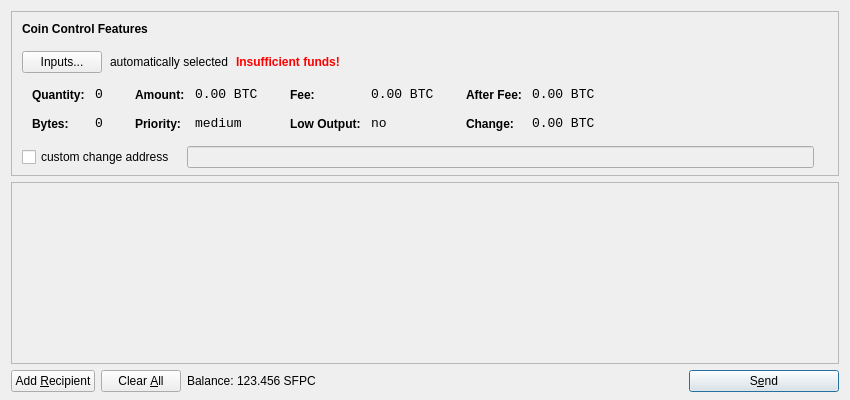
<?xml version="1.0" encoding="UTF-8"?>
<ui version="4.0">
 <class>SendCoinsDialog</class>
 <widget class="QDialog" name="SendCoinsDialog">
  <property name="geometry">
   <rect>
    <x>0</x>
    <y>0</y>
    <width>850</width>
    <height>400</height>
   </rect>
  </property>
  <property name="windowTitle">
   <string>Send Coins</string>
  </property>
  <layout class="QVBoxLayout" name="verticalLayout" stretch="0,1,0">
   <property name="bottomMargin">
    <number>8</number>
   </property>
   <item>
    <widget class="QFrame" name="frameCoinControl">
     <property name="sizePolicy">
      <sizepolicy hsizetype="Expanding" vsizetype="Expanding">
       <horstretch>0</horstretch>
       <verstretch>0</verstretch>
      </sizepolicy>
     </property>
     <property name="maximumSize">
      <size>
       <width>16777215</width>
       <height>16777215</height>
      </size>
     </property>
     <property name="frameShape">
      <enum>QFrame::StyledPanel</enum>
     </property>
     <property name="frameShadow">
      <enum>QFrame::Sunken</enum>
     </property>
     <layout class="QVBoxLayout" name="verticalLayoutCoinControl2">
      <property name="spacing">
       <number>-1</number>
      </property>
      <property name="leftMargin">
       <number>0</number>
      </property>
      <property name="topMargin">
       <number>0</number>
      </property>
      <property name="rightMargin">
       <number>0</number>
      </property>
      <property name="bottomMargin">
       <number>6</number>
      </property>
      <item>
       <layout class="QVBoxLayout" name="verticalLayoutCoinControl" stretch="0,0,0,0,1">
        <property name="spacing">
         <number>0</number>
        </property>
        <property name="leftMargin">
         <number>10</number>
        </property>
        <property name="topMargin">
         <number>10</number>
        </property>
        <item>
         <layout class="QHBoxLayout" name="horizontalLayoutCoinControl1">
          <property name="bottomMargin">
           <number>15</number>
          </property>
          <item>
           <widget class="QLabel" name="labelCoinControlFeatures">
            <property name="sizePolicy">
             <sizepolicy hsizetype="Preferred" vsizetype="Maximum">
              <horstretch>0</horstretch>
              <verstretch>0</verstretch>
             </sizepolicy>
            </property>
            <property name="font">
             <font>
              <weight>75</weight>
              <bold>true</bold>
             </font>
            </property>
            <property name="styleSheet">
             <string notr="true">font-weight:bold;</string>
            </property>
            <property name="text">
             <string>Coin Control Features</string>
            </property>
           </widget>
          </item>
         </layout>
        </item>
        <item>
         <layout class="QHBoxLayout" name="horizontalLayoutCoinControl2" stretch="0,0,0,0">
          <property name="spacing">
           <number>8</number>
          </property>
          <property name="bottomMargin">
           <number>10</number>
          </property>
          <item>
           <widget class="QPushButton" name="pushButtonCoinControl">
            <property name="styleSheet">
             <string notr="true"/>
            </property>
            <property name="text">
             <string>Inputs...</string>
            </property>
           </widget>
          </item>
          <item>
           <widget class="QLabel" name="labelCoinControlAutomaticallySelected">
            <property name="text">
             <string>automatically selected</string>
            </property>
            <property name="margin">
             <number>5</number>
            </property>
           </widget>
          </item>
          <item>
           <widget class="QLabel" name="labelCoinControlInsuffFunds">
            <property name="font">
             <font>
              <weight>75</weight>
              <bold>true</bold>
             </font>
            </property>
            <property name="styleSheet">
             <string notr="true">color:red;font-weight:bold;</string>
            </property>
            <property name="text">
             <string>Insufficient funds!</string>
            </property>
            <property name="margin">
             <number>5</number>
            </property>
           </widget>
          </item>
          <item>
           <spacer name="horizontalSpacerCoinControl">
            <property name="orientation">
             <enum>Qt::Horizontal</enum>
            </property>
            <property name="sizeHint" stdset="0">
             <size>
              <width>40</width>
              <height>1</height>
             </size>
            </property>
           </spacer>
          </item>
         </layout>
        </item>
        <item>
         <widget class="QWidget" name="widgetCoinControl" native="true">
          <property name="sizePolicy">
           <sizepolicy hsizetype="Preferred" vsizetype="Preferred">
            <horstretch>0</horstretch>
            <verstretch>0</verstretch>
           </sizepolicy>
          </property>
          <property name="minimumSize">
           <size>
            <width>0</width>
            <height>0</height>
           </size>
          </property>
          <property name="styleSheet">
           <string notr="true"/>
          </property>
          <layout class="QHBoxLayout" name="horizontalLayoutCoinControl5">
           <property name="margin">
            <number>0</number>
           </property>
           <item>
            <layout class="QHBoxLayout" name="horizontalLayoutCoinControl3" stretch="0,0,0,1">
             <property name="spacing">
              <number>20</number>
             </property>
             <property name="topMargin">
              <number>0</number>
             </property>
             <property name="bottomMargin">
              <number>10</number>
             </property>
             <item>
              <layout class="QFormLayout" name="formLayoutCoinControl1">
               <property name="horizontalSpacing">
                <number>10</number>
               </property>
               <property name="verticalSpacing">
                <number>14</number>
               </property>
               <property name="leftMargin">
                <number>10</number>
               </property>
               <property name="topMargin">
                <number>4</number>
               </property>
               <property name="rightMargin">
                <number>6</number>
               </property>
               <item row="0" column="0">
                <widget class="QLabel" name="labelCoinControlQuantityText">
                 <property name="styleSheet">
                  <string notr="true">font-weight:bold;</string>
                 </property>
                 <property name="text">
                  <string>Quantity:</string>
                 </property>
                 <property name="margin">
                  <number>0</number>
                 </property>
                </widget>
               </item>
               <item row="0" column="1">
                <widget class="QLabel" name="labelCoinControlQuantity">
                 <property name="font">
                  <font>
                   <family>Monospace</family>
                   <pointsize>10</pointsize>
                  </font>
                 </property>
                 <property name="cursor">
                  <cursorShape>IBeamCursor</cursorShape>
                 </property>
                 <property name="contextMenuPolicy">
                  <enum>Qt::ActionsContextMenu</enum>
                 </property>
                 <property name="text">
                  <string notr="true">0</string>
                 </property>
                 <property name="margin">
                  <number>0</number>
                 </property>
                 <property name="textInteractionFlags">
                  <set>Qt::LinksAccessibleByMouse|Qt::TextSelectableByKeyboard|Qt::TextSelectableByMouse</set>
                 </property>
                </widget>
               </item>
               <item row="1" column="0">
                <widget class="QLabel" name="labelCoinControlBytesText">
                 <property name="styleSheet">
                  <string notr="true">font-weight:bold;</string>
                 </property>
                 <property name="text">
                  <string>Bytes:</string>
                 </property>
                </widget>
               </item>
               <item row="1" column="1">
                <widget class="QLabel" name="labelCoinControlBytes">
                 <property name="font">
                  <font>
                   <family>Monospace</family>
                   <pointsize>10</pointsize>
                  </font>
                 </property>
                 <property name="cursor">
                  <cursorShape>IBeamCursor</cursorShape>
                 </property>
                 <property name="contextMenuPolicy">
                  <enum>Qt::ActionsContextMenu</enum>
                 </property>
                 <property name="text">
                  <string notr="true">0</string>
                 </property>
                 <property name="textInteractionFlags">
                  <set>Qt::LinksAccessibleByMouse|Qt::TextSelectableByKeyboard|Qt::TextSelectableByMouse</set>
                 </property>
                </widget>
               </item>
              </layout>
             </item>
             <item>
              <layout class="QFormLayout" name="formLayoutCoinControl2">
               <property name="horizontalSpacing">
                <number>10</number>
               </property>
               <property name="verticalSpacing">
                <number>14</number>
               </property>
               <property name="leftMargin">
                <number>6</number>
               </property>
               <property name="topMargin">
                <number>4</number>
               </property>
               <property name="rightMargin">
                <number>6</number>
               </property>
               <item row="0" column="0">
                <widget class="QLabel" name="labelCoinControlAmountText">
                 <property name="styleSheet">
                  <string notr="true">font-weight:bold;</string>
                 </property>
                 <property name="text">
                  <string>Amount:</string>
                 </property>
                 <property name="margin">
                  <number>0</number>
                 </property>
                </widget>
               </item>
               <item row="0" column="1">
                <widget class="QLabel" name="labelCoinControlAmount">
                 <property name="font">
                  <font>
                   <family>Monospace</family>
                   <pointsize>10</pointsize>
                  </font>
                 </property>
                 <property name="cursor">
                  <cursorShape>IBeamCursor</cursorShape>
                 </property>
                 <property name="contextMenuPolicy">
                  <enum>Qt::ActionsContextMenu</enum>
                 </property>
                 <property name="text">
                  <string notr="true">0.00 BTC</string>
                 </property>
                 <property name="textInteractionFlags">
                  <set>Qt::LinksAccessibleByMouse|Qt::TextSelectableByKeyboard|Qt::TextSelectableByMouse</set>
                 </property>
                </widget>
               </item>
               <item row="1" column="0">
                <widget class="QLabel" name="labelCoinControlPriorityText">
                 <property name="styleSheet">
                  <string notr="true">font-weight:bold;</string>
                 </property>
                 <property name="text">
                  <string>Priority:</string>
                 </property>
                </widget>
               </item>
               <item row="1" column="1">
                <widget class="QLabel" name="labelCoinControlPriority">
                 <property name="font">
                  <font>
                   <family>Monospace</family>
                   <pointsize>10</pointsize>
                  </font>
                 </property>
                 <property name="cursor">
                  <cursorShape>IBeamCursor</cursorShape>
                 </property>
                 <property name="contextMenuPolicy">
                  <enum>Qt::ActionsContextMenu</enum>
                 </property>
                 <property name="text">
                  <string>medium</string>
                 </property>
                 <property name="textInteractionFlags">
                  <set>Qt::LinksAccessibleByMouse|Qt::TextSelectableByKeyboard|Qt::TextSelectableByMouse</set>
                 </property>
                </widget>
               </item>
              </layout>
             </item>
             <item>
              <layout class="QFormLayout" name="formLayoutCoinControl3">
               <property name="horizontalSpacing">
                <number>10</number>
               </property>
               <property name="verticalSpacing">
                <number>14</number>
               </property>
               <property name="leftMargin">
                <number>6</number>
               </property>
               <property name="topMargin">
                <number>4</number>
               </property>
               <property name="rightMargin">
                <number>6</number>
               </property>
               <item row="0" column="0">
                <widget class="QLabel" name="labelCoinControlFeeText">
                 <property name="styleSheet">
                  <string notr="true">font-weight:bold;</string>
                 </property>
                 <property name="text">
                  <string>Fee:</string>
                 </property>
                 <property name="margin">
                  <number>0</number>
                 </property>
                </widget>
               </item>
               <item row="0" column="1">
                <widget class="QLabel" name="labelCoinControlFee">
                 <property name="font">
                  <font>
                   <family>Monospace</family>
                   <pointsize>10</pointsize>
                  </font>
                 </property>
                 <property name="cursor">
                  <cursorShape>IBeamCursor</cursorShape>
                 </property>
                 <property name="contextMenuPolicy">
                  <enum>Qt::ActionsContextMenu</enum>
                 </property>
                 <property name="text">
                  <string notr="true">0.00 BTC</string>
                 </property>
                 <property name="textInteractionFlags">
                  <set>Qt::LinksAccessibleByMouse|Qt::TextSelectableByKeyboard|Qt::TextSelectableByMouse</set>
                 </property>
                </widget>
               </item>
               <item row="1" column="0">
                <widget class="QLabel" name="labelCoinControlLowOutputText">
                 <property name="styleSheet">
                  <string notr="true">font-weight:bold;</string>
                 </property>
                 <property name="text">
                  <string>Low Output:</string>
                 </property>
                </widget>
               </item>
               <item row="1" column="1">
                <widget class="QLabel" name="labelCoinControlLowOutput">
                 <property name="font">
                  <font>
                   <family>Monospace</family>
                   <pointsize>10</pointsize>
                  </font>
                 </property>
                 <property name="cursor">
                  <cursorShape>IBeamCursor</cursorShape>
                 </property>
                 <property name="contextMenuPolicy">
                  <enum>Qt::ActionsContextMenu</enum>
                 </property>
                 <property name="text">
                  <string>no</string>
                 </property>
                 <property name="textInteractionFlags">
                  <set>Qt::LinksAccessibleByMouse|Qt::TextSelectableByKeyboard|Qt::TextSelectableByMouse</set>
                 </property>
                </widget>
               </item>
              </layout>
             </item>
             <item>
              <layout class="QFormLayout" name="formLayoutCoinControl4">
               <property name="horizontalSpacing">
                <number>10</number>
               </property>
               <property name="verticalSpacing">
                <number>14</number>
               </property>
               <property name="leftMargin">
                <number>6</number>
               </property>
               <property name="topMargin">
                <number>4</number>
               </property>
               <property name="rightMargin">
                <number>6</number>
               </property>
               <item row="0" column="0">
                <widget class="QLabel" name="labelCoinControlAfterFeeText">
                 <property name="styleSheet">
                  <string notr="true">font-weight:bold;</string>
                 </property>
                 <property name="text">
                  <string>After Fee:</string>
                 </property>
                 <property name="margin">
                  <number>0</number>
                 </property>
                </widget>
               </item>
               <item row="0" column="1">
                <widget class="QLabel" name="labelCoinControlAfterFee">
                 <property name="font">
                  <font>
                   <family>Monospace</family>
                   <pointsize>10</pointsize>
                  </font>
                 </property>
                 <property name="cursor">
                  <cursorShape>IBeamCursor</cursorShape>
                 </property>
                 <property name="contextMenuPolicy">
                  <enum>Qt::ActionsContextMenu</enum>
                 </property>
                 <property name="text">
                  <string notr="true">0.00 BTC</string>
                 </property>
                 <property name="textInteractionFlags">
                  <set>Qt::LinksAccessibleByMouse|Qt::TextSelectableByKeyboard|Qt::TextSelectableByMouse</set>
                 </property>
                </widget>
               </item>
               <item row="1" column="0">
                <widget class="QLabel" name="labelCoinControlChangeText">
                 <property name="styleSheet">
                  <string notr="true">font-weight:bold;</string>
                 </property>
                 <property name="text">
                  <string>Change:</string>
                 </property>
                </widget>
               </item>
               <item row="1" column="1">
                <widget class="QLabel" name="labelCoinControlChange">
                 <property name="font">
                  <font>
                   <family>Monospace</family>
                   <pointsize>10</pointsize>
                  </font>
                 </property>
                 <property name="cursor">
                  <cursorShape>IBeamCursor</cursorShape>
                 </property>
                 <property name="contextMenuPolicy">
                  <enum>Qt::ActionsContextMenu</enum>
                 </property>
                 <property name="text">
                  <string notr="true">0.00 BTC</string>
                 </property>
                 <property name="textInteractionFlags">
                  <set>Qt::LinksAccessibleByMouse|Qt::TextSelectableByKeyboard|Qt::TextSelectableByMouse</set>
                 </property>
                </widget>
               </item>
              </layout>
             </item>
            </layout>
           </item>
          </layout>
         </widget>
        </item>
        <item>
         <layout class="QHBoxLayout" name="horizontalLayoutCoinControl4" stretch="0,0,0">
          <property name="spacing">
           <number>12</number>
          </property>
          <property name="sizeConstraint">
           <enum>QLayout::SetDefaultConstraint</enum>
          </property>
          <property name="topMargin">
           <number>5</number>
          </property>
          <property name="rightMargin">
           <number>5</number>
          </property>
          <item>
           <widget class="QCheckBox" name="checkBoxCoinControlChange">
            <property name="text">
             <string>custom change address</string>
            </property>
           </widget>
          </item>
          <item>
           <widget class="QLineEdit" name="lineEditCoinControlChange">
            <property name="enabled">
             <bool>false</bool>
            </property>
            <property name="sizePolicy">
             <sizepolicy hsizetype="Expanding" vsizetype="Fixed">
              <horstretch>0</horstretch>
              <verstretch>0</verstretch>
             </sizepolicy>
            </property>
           </widget>
          </item>
          <item>
           <widget class="QLabel" name="labelCoinControlChangeLabel">
            <property name="sizePolicy">
             <sizepolicy hsizetype="Preferred" vsizetype="Expanding">
              <horstretch>0</horstretch>
              <verstretch>0</verstretch>
             </sizepolicy>
            </property>
            <property name="minimumSize">
             <size>
              <width>0</width>
              <height>0</height>
             </size>
            </property>
            <property name="text">
             <string/>
            </property>
            <property name="margin">
             <number>3</number>
            </property>
           </widget>
          </item>
         </layout>
        </item>
        <item>
         <spacer name="verticalSpacerCoinControl">
          <property name="orientation">
           <enum>Qt::Vertical</enum>
          </property>
          <property name="sizeHint" stdset="0">
           <size>
            <width>800</width>
            <height>1</height>
           </size>
          </property>
         </spacer>
        </item>
       </layout>
      </item>
     </layout>
    </widget>
   </item>
   <item>
    <widget class="QScrollArea" name="scrollArea">
     <property name="widgetResizable">
      <bool>true</bool>
     </property>
     <widget class="QWidget" name="scrollAreaWidgetContents">
      <property name="geometry">
       <rect>
        <x>0</x>
        <y>0</y>
        <width>830</width>
        <height>165</height>
       </rect>
      </property>
      <layout class="QVBoxLayout" name="verticalLayout_2">
       <property name="margin">
        <number>0</number>
       </property>
       <item>
        <layout class="QVBoxLayout" name="entries">
         <property name="spacing">
          <number>6</number>
         </property>
        </layout>
       </item>
       <item>
        <spacer name="verticalSpacer">
         <property name="orientation">
          <enum>Qt::Vertical</enum>
         </property>
         <property name="sizeHint" stdset="0">
          <size>
           <width>20</width>
           <height>40</height>
          </size>
         </property>
        </spacer>
       </item>
      </layout>
     </widget>
    </widget>
   </item>
   <item>
    <layout class="QHBoxLayout" name="horizontalLayout">
     <item>
      <widget class="QPushButton" name="addButton">
       <property name="toolTip">
        <string>Send to multiple recipients at once</string>
       </property>
       <property name="text">
        <string>Add &amp;Recipient</string>
       </property>
       <property name="icon">
        <iconset resource="../bitcoin.qrc">
         <normaloff>:/icons/add</normaloff>:/icons/add</iconset>
       </property>
       <property name="autoDefault">
        <bool>false</bool>
       </property>
      </widget>
     </item>
     <item>
      <widget class="QPushButton" name="clearButton">
       <property name="sizePolicy">
        <sizepolicy hsizetype="Minimum" vsizetype="Fixed">
         <horstretch>0</horstretch>
         <verstretch>0</verstretch>
        </sizepolicy>
       </property>
       <property name="toolTip">
        <string>Remove all transaction fields</string>
       </property>
       <property name="text">
        <string>Clear &amp;All</string>
       </property>
       <property name="icon">
        <iconset resource="../bitcoin.qrc">
         <normaloff>:/icons/remove</normaloff>:/icons/remove</iconset>
       </property>
       <property name="autoRepeatDelay">
        <number>300</number>
       </property>
       <property name="autoDefault">
        <bool>false</bool>
       </property>
      </widget>
     </item>
     <item>
      <layout class="QHBoxLayout" name="horizontalLayout_2">
       <property name="spacing">
        <number>3</number>
       </property>
       <item>
        <widget class="QLabel" name="label">
         <property name="text">
          <string>Balance:</string>
         </property>
        </widget>
       </item>
       <item>
        <widget class="QLabel" name="labelBalance">
         <property name="cursor">
          <cursorShape>IBeamCursor</cursorShape>
         </property>
         <property name="text">
          <string>123.456 SFPC</string>
         </property>
         <property name="textInteractionFlags">
          <set>Qt::LinksAccessibleByMouse|Qt::TextSelectableByKeyboard|Qt::TextSelectableByMouse</set>
         </property>
        </widget>
       </item>
      </layout>
     </item>
     <item>
      <spacer name="horizontalSpacer">
       <property name="orientation">
        <enum>Qt::Horizontal</enum>
       </property>
       <property name="sizeHint" stdset="0">
        <size>
         <width>40</width>
         <height>20</height>
        </size>
       </property>
      </spacer>
     </item>
     <item>
      <widget class="QPushButton" name="sendButton">
       <property name="minimumSize">
        <size>
         <width>150</width>
         <height>0</height>
        </size>
       </property>
       <property name="toolTip">
        <string>Confirm the send action</string>
       </property>
       <property name="text">
        <string>S&amp;end</string>
       </property>
       <property name="icon">
        <iconset resource="../bitcoin.qrc">
         <normaloff>:/icons/send</normaloff>:/icons/send</iconset>
       </property>
       <property name="default">
        <bool>true</bool>
       </property>
      </widget>
     </item>
    </layout>
   </item>
  </layout>
 </widget>
 <resources>
  <include location="../bitcoin.qrc"/>
 </resources>
 <connections/>
</ui>
